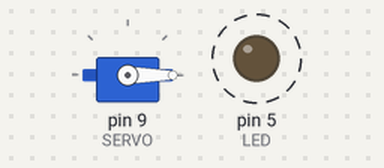
This sketch was run on a simulated Arduino Uno, built with avr-gcc and run on an emulated ATmega328P. On the bench: servo, output pins drawn as LEDs (lit = HIGH). Dashed ring = blinking.

Above: at 0.05 s.
Timing chart, 0 to 5.1 s (numbered marks = the images above):
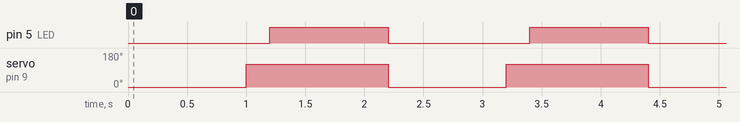

Measured:
- by itself, pin 5 (LED): alternates HIGH for 1.0 s and LOW for 1.2 s
- by itself, servo on pin 9 (SERVO): alternates 120° for 1.2 s and 0° for 1.0 s

The sketch:

ex4_2.ino
```cpp
#include<Servo.h>

int SERVO = 9;
int LED = 5;

Servo myservo;

void setup() {
  pinMode(LED,OUTPUT);
  myservo.attach(SERVO);
  myservo.write(0);
}

void loop() {
 myservo.write(0);
 delay(1000);
 myservo.write(120);
 delay(200);
 digitalWrite(LED,HIGH);
 delay(1000);
 digitalWrite(LED,LOW);
}
```
